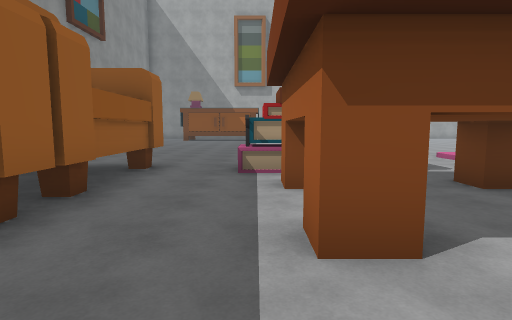
view 1 (above)

20 first-person views from a walk through a scene from a Unity 3-D project. The camera is 1.5 m above the floor, tilts 6° down and sees 80° across. The floor is counted in squares, 2 m on a side. Each view is taken from the middle of a square. On the plan, view 1 faces up. The plan holds only what a view shows up to about 10 squares ahead; the rest is blank. The player character is not drawn. Some surface patterns are stand-ins.

view 2
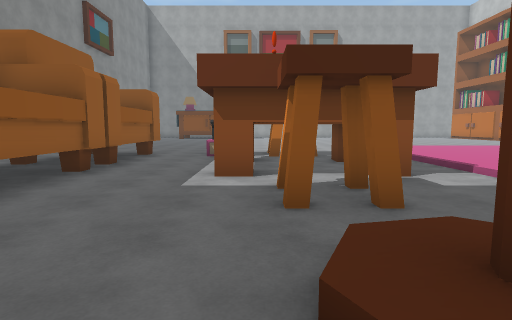

view 3
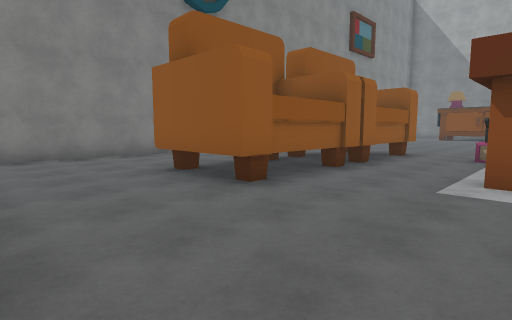

view 4
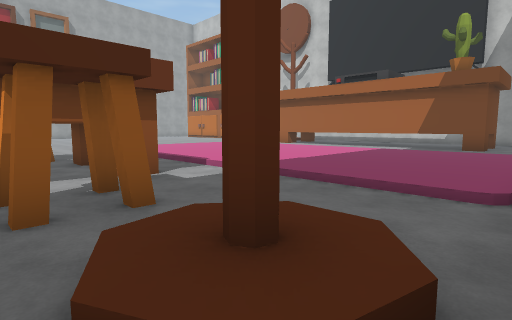

view 5
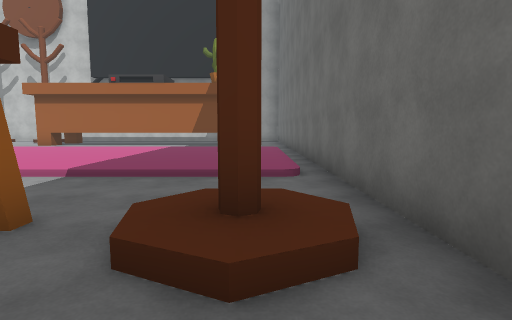

view 6
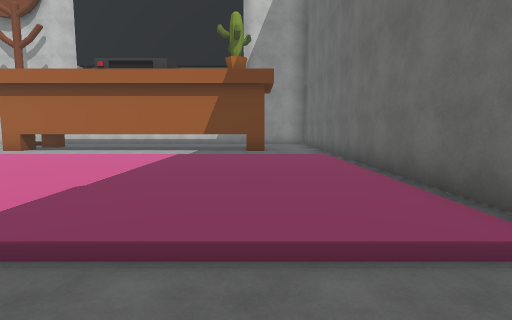

view 7
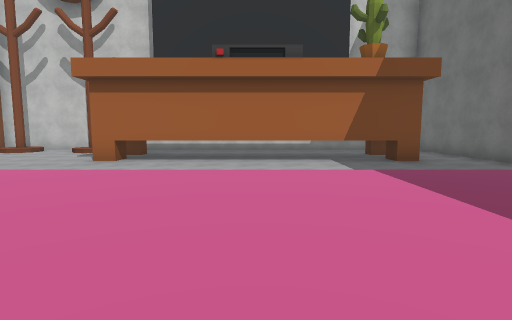

view 8
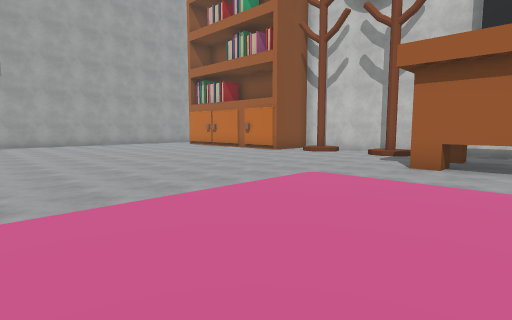

view 9
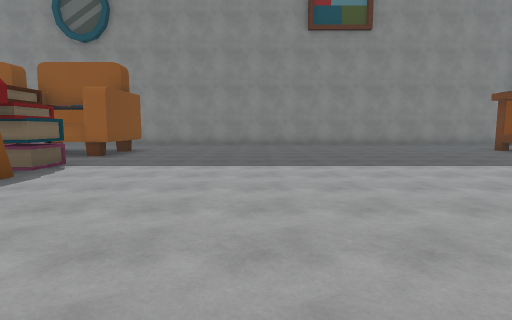

view 10
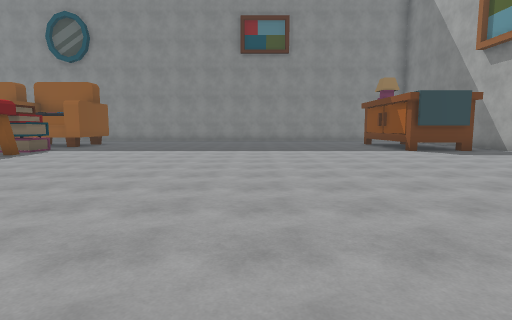

view 11
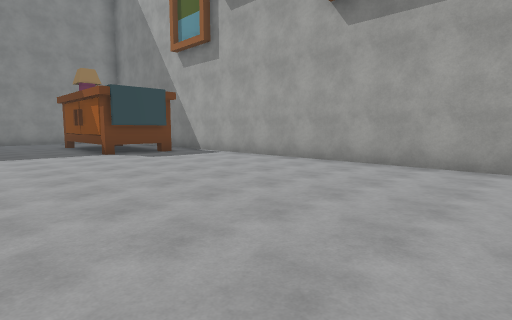

view 12
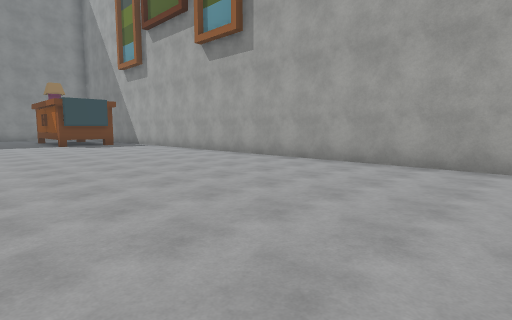

view 13
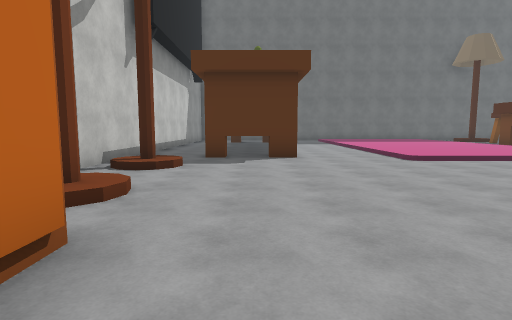

view 14
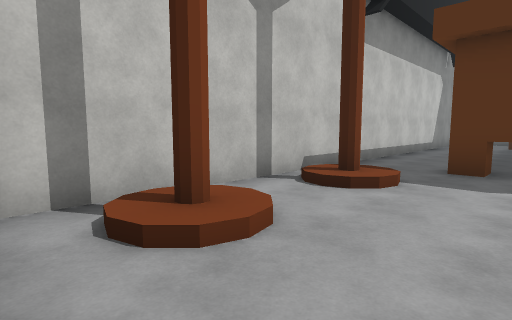

view 15
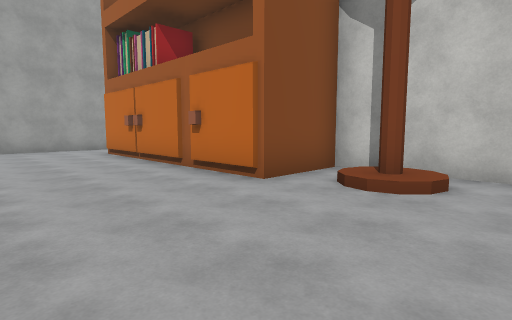

view 16
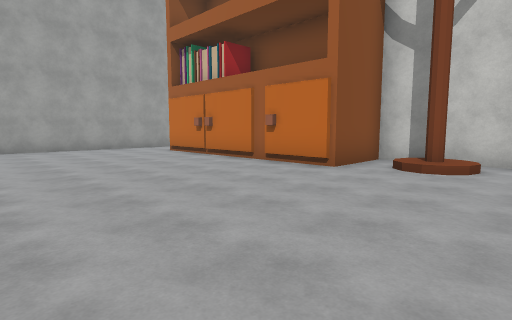

view 17
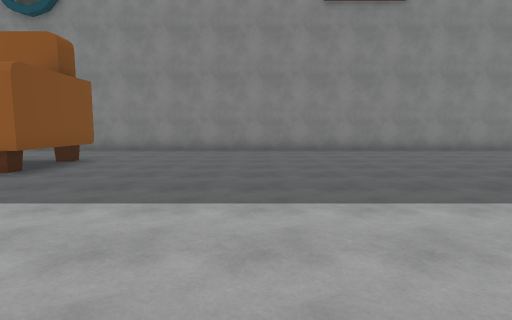

view 18
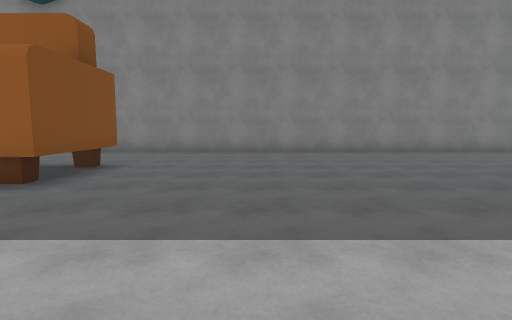

view 19
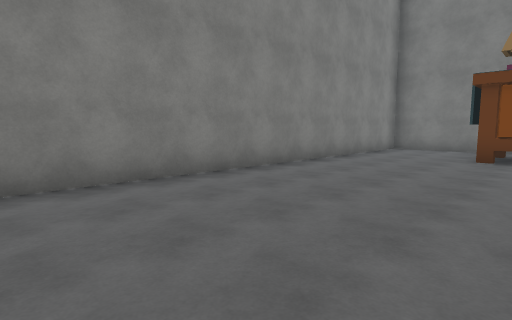

view 20
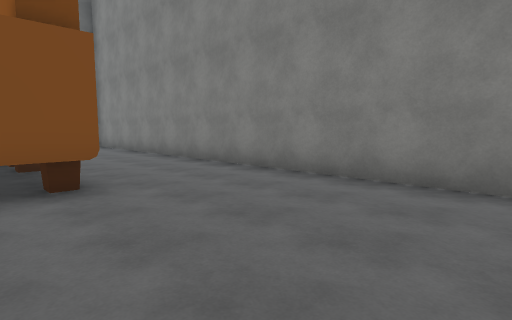

### Floor plan
Key: @ floor where view 1 was taken; # wall or solid block; . main floor; : floor 0.25 m higher than the main floor; / step, stairs or slope; O other object.
Columns run from 8 left of view 1 to 18 right of it. Each row starts with its distance up from view 1.
 22   ##    ################
 21   ..    ................
 20 #...#   #...............
 19 #...#   #...............#
 18 #...#####...............#
 17 #.......................#
 16 #.......................#
 15 #.......................#
 14 #.......................#
 13 #.......................###
 12 #.......................//#
 11 #.......................//#
 10 #.........................#
  9 #.......................#.#
  8 #............//////.......#
  7 #............::::::..###..#
  6 #...OOO.O.OO.::::::..#  ..#
  5 #...O O.O.O. ::::::..#  ..#
  4 #...OOO..OOO ::::::..#  ..#
  3 #...O O....O.::::::..#  ..#
  2 #...OOO..OOO.::::::..#   .#
  1 #...O O...O..::::::..#
  0 #...OOO.@.O..::::::..#
 -1 #............::::::..###
 -2 #.........#..::::::....
 -3    .....................
 -4           ##############

Where each view was taken, in squares from view 1:
view 1: 0 up, 0 right, facing up
view 2: 3 down, 1 right, facing up
view 3: 3 down, 1 right, facing up-left
view 4: 3 down, 1 right, facing up-right
view 5: 2 down, 0 right, facing right
view 6: 1 down, 3 right, facing right
view 7: 3 up, 5 right, facing right
view 8: 5 up, 6 right, facing up-right
view 9: 10 up, 6 right, facing left
view 10: 13 up, 10 right, facing left
view 11: 15 up, 9 right, facing up-left
view 12: 15 up, 14 right, facing up-left
view 13: 15 up, 14 right, facing down
view 14: 13 up, 14 right, facing down-right
view 15: 10 up, 12 right, facing up-right
view 16: 10 up, 10 right, facing up-right
view 17: 10 up, 3 right, facing left
view 18: 9 up, 2 right, facing left
view 19: 10 up, 3 left, facing up-left
view 20: 10 up, 3 left, facing down-left
